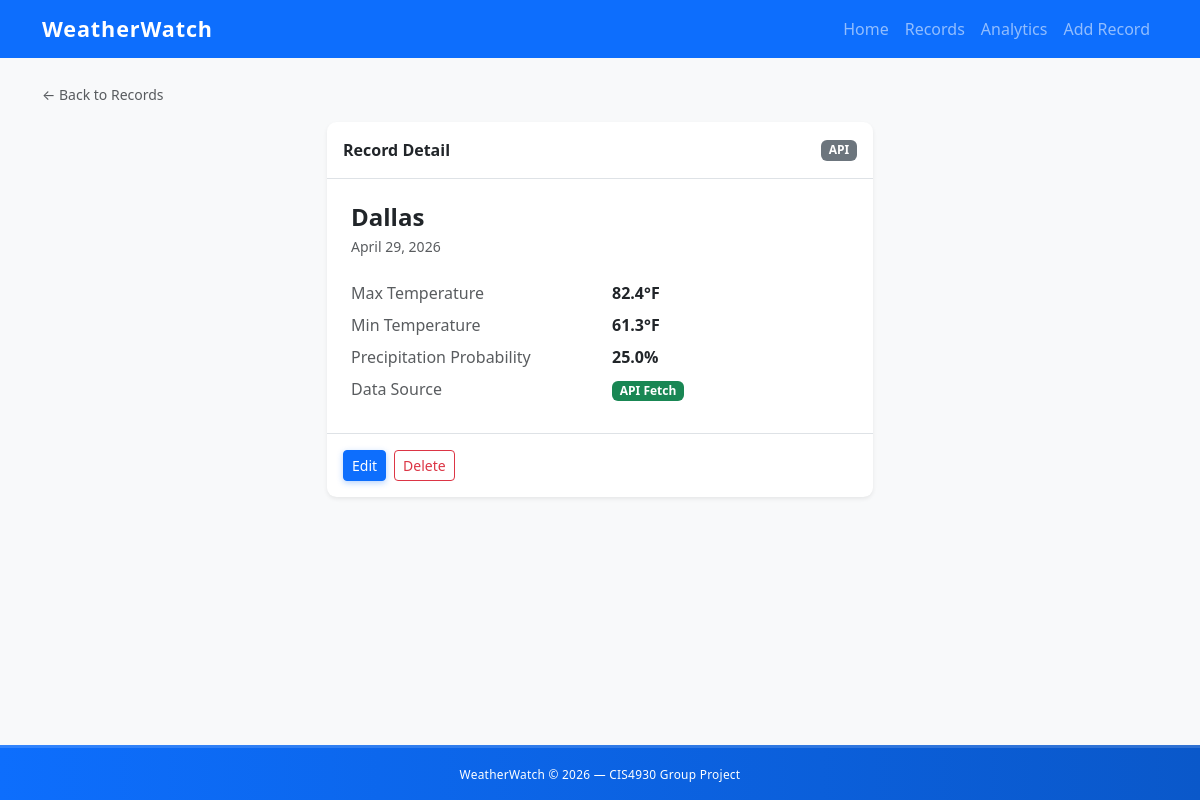
The app's page /records/14/ with its own data.
### core/models.py (models this page shows, shortened)
class Record(models.Model):
    SOURCE_CHOICES = [
        ("csv", "CSV Import"),
        ("api", "API Fetch"),
    ]
    city = models.ForeignKey(
        City,
        on_delete=models.CASCADE,
        related_name="records"
    )
    date = models.DateField()
    temp_max = models.FloatField()
    temp_min = models.FloatField()
    precipitation = models.FloatField(default=0)
    source = models.CharField(
        max_length=10,
        choices=SOURCE_CHOICES,
        default="csv"
    )
    run = models.ForeignKey(
        DataRun,
        on_delete=models.SET_NULL,
        null=True,
        blank=True,
        related_name="records"
    )
    created_at = models.DateTimeField(auto_now_add=True)
    class Meta:
        ordering = ["-date", "city__name"]
        unique_together = ("city", "date")

class City(models.Model):
    name = models.CharField(max_length=100, unique=True)
    class Meta:
        ordering = ["name"]
        verbose_name_plural = "Cities"
    def __str__(self):
        return self.name

### core/views.py (the view)
# urls.py: path("records/<int:pk>/", RecordDetailView.as_view(), name = "record_detail"),
class RecordDetailView(DetailView):
    model = Record
    template_name = "core/record_detail.html"
    context_object_name = "record"

### core/templates/core/record_detail.html (shortened to what this page needs)
{% extends "core/base.html" %}
{% block content %}
<div class="mb-3">
    <a href="{% url 'records' %}" class="text-decoration-none text-muted small">&larr; Back to Records</a>
</div>
<div class="row justify-content-center">
    <div class="col-lg-6 col-md-8">
        <div class="card border-0 shadow-sm">
            <div class="card-header bg-transparent border-bottom py-3 d-flex justify-content-between align-items-center">
                <span class="fw-semibold">Record Detail</span>
                <span class="badge bg-secondary">{{ record.source|upper }}</span>
            </div>
            <div class="card-body p-4">
                <h2 class="h4 fw-bold mb-1">{{ record.city }}</h2>
                <p class="text-muted small mb-4">{{ record.date }}</p>
                <dl class="row mb-0">
                    <dt class="col-sm-6 text-muted fw-normal">Max Temperature</dt>
                    <dd class="col-sm-6 fw-semibold">{{ record.temp_max }}&deg;F</dd>
                    <dt class="col-sm-6 text-muted fw-normal">Min Temperature</dt>
                    <dd class="col-sm-6 fw-semibold">{{ record.temp_min }}&deg;F</dd>
                    <dt class="col-sm-6 text-muted fw-normal">Precipitation Probability</dt>
                    <dd class="col-sm-6 fw-semibold">{{ record.precipitation }}%</dd>
                    <dt class="col-sm-6 text-muted fw-normal">Data Source</dt>
                    <dd class="col-sm-6">
                        {% if record.source == 'csv' %}
                        <span class="badge bg-info text-dark">CSV Import</span>
                        {% else %}
                        <span class="badge bg-success">API Fetch</span>
                        {% endif %}
                    </dd>
                </dl>
            </div>
            <div class="card-footer bg-transparent border-top d-flex gap-2 py-3">
                <a href="{% url 'record_edit' record.pk %}" class="btn btn-primary btn-sm">Edit</a>
                <a href="{% url 'record_delete' record.pk %}" class="btn btn-outline-danger btn-sm">Delete</a>
            </div>
        </div>
    </div>
</div>
{% endblock %}

### core/static/css/style.css (style rules this page uses)
.card { transition: transform 0.18s ease, box-shadow 0.18s ease; border-radius: 0.6rem; }
.btn-primary { box-shadow: 0 2px 6px rgba(13, 110, 253, 0.3); transition: transform 0.15s ease, box-shadow 0.15s ease; }
body { display: flex; flex-direction: column; min-height: 100vh; background-color: #f8f9fa; }

### records on screen
Record: source "API", city "Dallas", date "April 29, 2026", temp_max "82.4", temp_min "61.3", precipitation "25.0"
